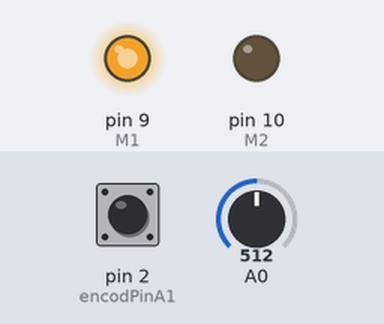
This sketch was run on a simulated Arduino Uno, built with avr-gcc and run on an emulated ATmega328P. Shown: output pins drawn as LEDs (lit = HIGH). The test bench sets the inputs (shaded band); at power-on: pin 2 (encodPinA1) HIGH, A0 = 512.

Above: at 0.1 s.
Timing chart, 0 to 1.6 s (numbered marks = the images above):
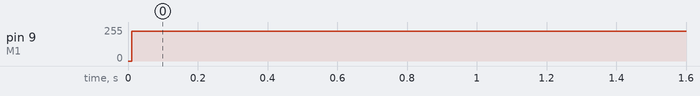

Measured:
- by itself, pin 9 (M1): 0/255 → 225/255 at 0.01 s

The sketch:

PID_Test.ino
```cpp
#include<PID_v1.h>
#define encodPinA1 2
#define encodPinB1 8
#define M1 9
#define M2 10

double kp = 5, ki = 1, kd =   0.01, input =0, output= 0, setpoint =0;
long temp;
volatile long encoderPos =0;

PID myPID (&input,&output, &setpoint, kp, ki, kd, DIRECT);

void setup() {
  // put your setup code here, to run once:
  pinMode(encodPinA1, INPUT_PULLUP);
  pinMode(encodPinB1, INPUT_PULLUP);
  attachInterrupt(0, encoder, FALLING);
  myPID.SetMode(AUTOMATIC);
  myPID.SetSampleTime(1);
  myPID.SetOutputLimits(-225,225);
}

void loop() {
  // put your main code here, to run repeatedly:
  temp += analogRead(0);
  if (temp<0) {
    encoderPos =0;
    temp = 0;
  }

  setpoint = temp / 500;
  input = encoderPos;
  myPID.Compute();
  pwmOut(output);

}
void pwmOut(int out){
  if (out >0 )  {
    analogWrite(M1, out);
    analogWrite(M2, 0);

  } else {
    analogWrite(M1, 0);
    analogWrite(M2, out);
    }
}
void encoder(){
  if (PINB & 0b00000001) encoderPos++;
  else encoderPos--;
}
```
